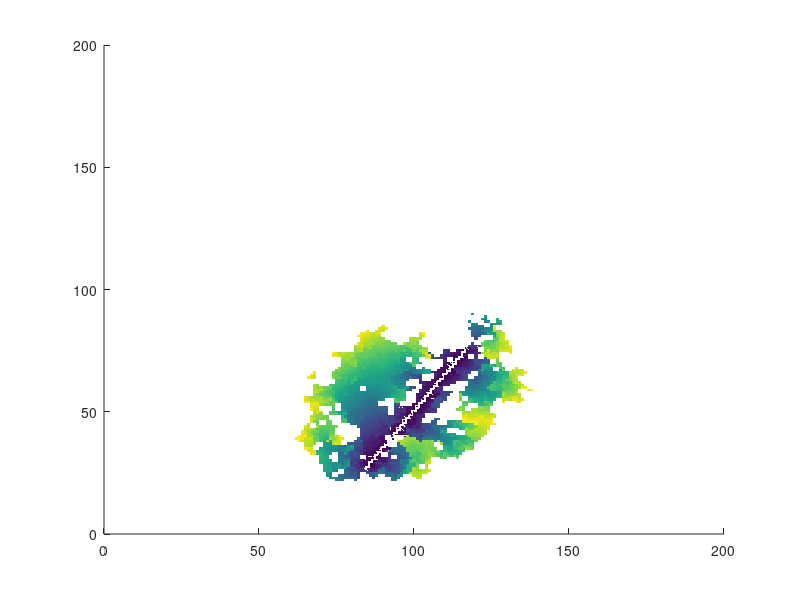

Here is the MATLAB script that generated this plot: (Note: this script raises an error after producing the figure.)
%clear 
%close all

% load first bad example
load('fig_inv_FAT_1152_Uw.mat');

L = 1;
dx = 1; % mesh spacing to move to meters
X = cx(21:180,21:180);
Y = cy(21:180,21:180);

% Truth
figure(1); clf;
surface(dx*(X-0.5)*L,dx*(Y-0.5)*L,True_fat);
view(2);
shading flat;
cmap = buildcmap('kbryw');
colormap(cmap)
axis equal
axis([0 200 0 200])
xlabel('meters','fontsize',20)
ylabel('meters','fontsize',20)
xticks([0 100 200])
yticks([0 100 200])
titleStr = sprintf('Ground Truth');
titl = title(titleStr,'fontsize',20);
set(gca,'clim',[0 900]);
set(gca,'box','on');
set(gca,'fontsize',20)

% learned parameter values
figure(2); clf;
surface(dx*(X-0.5)*L,dx*(Y-0.5)*L,Output_fat);
view(2);
shading flat;
cmap = buildcmap('kbryw');
colormap(cmap)
axis equal
axis([0 200 0 200])
xlabel('meters','fontsize',20)
ylabel('meters','fontsize',20)
xticks([0 100 200])
yticks([0 100 200])
titleStr = sprintf('CNN-FC');
titl = title(titleStr,'fontsize',20);
set(gca,'clim',[0 900]);
set(gca,'box','on');
set(gca,'fontsize',20)

err = True_fat - Output_fat;
s = find(err == err);
rmse2 = sqrt(sum(err(s).^2)/numel(s));
fprintf('RMSE is %4.2f\n',rmse2)

% compute error
err1 = abs(Output_fat - True_fat)./True_fat;
err1 = err1(:);
s = ~isnan(err1);
err1 = err1(s);
err1 = err1(err1~=Inf);
figure(3); clf; 
surface(dx*(X-0.5)*L,dx*(Y-0.5)*L,...
      log10(abs(Output_fat - True_fat)./True_fat));
view(2);
shading flat;
colormap('jet')
axis equal
axis([0 200 0 200])
xlabel('meters','fontsize',20)
ylabel('meters','fontsize',20)
xticks([0 100 200])
yticks([0 100 200])
titleStr = sprintf('Relative Error');
titl = title(titleStr,'fontsize',20);
set(gca,'box','on');
set(gca,'fontsize',20)
colorbar

% load second bad example
load('fig_inv_FAT_480_sk.mat');

% Truth
figure(4); clf;
surface(dx*(X-0.5)*L,dx*(Y-0.5)*L,True_fat);
view(2);
shading flat;
cmap = buildcmap('kbryw');
colormap(cmap)
axis equal
axis([0 200 0 200])
xlabel('meters','fontsize',20)
ylabel('meters','fontsize',20)
xticks([0 100 200])
yticks([0 100 200])
titleStr = sprintf('Ground Truth');
titl = title(titleStr,'fontsize',20);
set(gca,'clim',[0 900]);
set(gca,'box','on');
set(gca,'fontsize',20)

% learned parameter values
figure(5); clf;
surface(dx*(X-0.5)*L,dx*(Y-0.5)*L,Output_fat);
view(2);
shading flat;
cmap = buildcmap('kbryw');
colormap(cmap)
axis equal
axis([0 200 0 200])
xlabel('meters','fontsize',20)
ylabel('meters','fontsize',20)
xticks([0 100 200])
yticks([0 100 200])
titleStr = sprintf('CNN-FC');
titl = title(titleStr,'fontsize',20);
set(gca,'clim',[0 900]);
set(gca,'box','on');
set(gca,'fontsize',20)

% compute error
err = True_fat - Output_fat;
s = find(err == err);
rmse2 = sqrt(sum(err(s).^2)/numel(s));
fprintf('RMSE is %4.2f\n',rmse2)

err2 = abs(Output_fat - True_fat)./True_fat;
err2 = err2(:);
s = ~isnan(err2);
err2 = err2(s);
err2 = err2(err2~=Inf);
figure(6); clf; 
surface(dx*(X-0.5)*L,dx*(Y-0.5)*L,...
      log10(abs(Output_fat - True_fat)./True_fat));
view(2);
shading flat;
colormap('jet')
axis equal
axis([0 200 0 200])
xlabel('meters','fontsize',20)
ylabel('meters','fontsize',20)
xticks([0 100 200])
yticks([0 100 200])
titleStr = sprintf('Relative Error');
titl = title(titleStr,'fontsize',20);
set(gca,'box','on');
set(gca,'fontsize',20)
colorbar

% load third bad example
load('fig_inv_FAT_1148_FO.mat');

% Truth
figure(7); clf;
surface(dx*(X-0.5)*L,dx*(Y-0.5)*L,True_fat);
view(2);
shading flat;
cmap = buildcmap('kbryw');
colormap(cmap)
axis equal
axis([0 200 0 200])
xlabel('meters','fontsize',20)
ylabel('meters','fontsize',20)
xticks([0 100 200])
yticks([0 100 200])
titleStr = sprintf('Ground Truth');
titl = title(titleStr,'fontsize',20);
set(gca,'clim',[0 900]);
set(gca,'box','on');
set(gca,'fontsize',20)

% learned parameter values
figure(8); clf;
surface(dx*(X-0.5)*L,dx*(Y-0.5)*L,Output_fat);
view(2);
shading flat;
cmap = buildcmap('kbryw');
colormap(cmap)
axis equal
axis([0 200 0 200])
xlabel('meters','fontsize',20)
ylabel('meters','fontsize',20)
xticks([0 100 200])
yticks([0 100 200])
titleStr = sprintf('CNN-FC');
titl = title(titleStr,'fontsize',20);
set(gca,'clim',[0 900]);
set(gca,'box','on');
set(gca,'fontsize',20)

% compute error
err = True_fat - Output_fat;
s = find(err == err);
rmse2 = sqrt(sum(err(s).^2)/numel(s));
fprintf('RMSE is %4.2f\n',rmse2)

err3 = abs(Output_fat - True_fat)./True_fat;
err3 = err3(:);
s = ~isnan(err3);
err3 = err3(s);
err3 = err3(err3~=Inf);
figure(9); clf; 
surface(dx*(X-0.5)*L,dx*(Y-0.5)*L,...
      log10(abs(Output_fat - True_fat)./True_fat));
view(2);
shading flat;
colormap('jet')
axis equal
axis([0 200 0 200])
xlabel('meters','fontsize',20)
ylabel('meters','fontsize',20)
xticks([0 100 200])
yticks([0 100 200])
titleStr = sprintf('Relative Error');
titl = title(titleStr,'fontsize',20);
set(gca,'box','on');
set(gca,'fontsize',20)
colorbar

% load fourth bad example
load('fig_inv_FAT_198_prob.mat');

% Truth
figure(10); clf;
surface(dx*(X-0.5)*L,dx*(Y-0.5)*L,True_fat);
view(2);
shading flat;
cmap = buildcmap('kbryw');
colormap(cmap)
axis equal
axis([0 200 0 200])
xlabel('meters','fontsize',20)
ylabel('meters','fontsize',20)
xticks([0 100 200])
yticks([0 100 200])
titleStr = sprintf('Ground Truth');
titl = title(titleStr,'fontsize',20);
set(gca,'clim',[0 900]);
set(gca,'box','on');
set(gca,'fontsize',20)

cb = colorbar('Ticks',0:150:900,'FontSize',12);
xb.FontSize = 16;
cb.Location = 'eastoutside';
lbl = cb.Label;
set(lbl,'string','First Arrival Time (secs)');
set(lbl,'fontsize',16);

% learned parameter values
figure(11); clf;
surface(dx*(X-0.5)*L,dx*(Y-0.5)*L,Output_fat);
view(2);
shading flat;
cmap = buildcmap('kbryw');
colormap(cmap)
axis equal
axis([0 200 0 200])
xlabel('meters','fontsize',20)
ylabel('meters','fontsize',20)
xticks([0 100 200])
yticks([0 100 200])
titleStr = sprintf('CNN-FC');
titl = title(titleStr,'fontsize',20);
set(gca,'clim',[0 900]);
set(gca,'box','on');
set(gca,'fontsize',20)

cb = colorbar('Ticks',0:150:900,'FontSize',12);
xb.FontSize = 16;
cb.Location = 'eastoutside';
lbl = cb.Label;
set(lbl,'string','First Arrival Time (secs)');
set(lbl,'fontsize',16);

% compute error
err = True_fat - Output_fat;
s = find(err == err);
rmse2 = sqrt(sum(err(s).^2)/numel(s));
fprintf('RMSE is %4.2f\n',rmse2)

err4 = abs(Output_fat - True_fat)./True_fat;
err4 = err4(:);
s = ~isnan(err4);
err4 = err4(s);
err4 = err4(err4~=Inf);
figure(12); clf; 
surface(dx*(X-0.5)*L,dx*(Y-0.5)*L,...
      log10(abs(Output_fat - True_fat)./True_fat));
view(2);
shading flat;
colormap('jet')
axis equal
axis([0 200 0 200])
xlabel('meters','fontsize',20)
ylabel('meters','fontsize',20)
xticks([0 100 200])
yticks([0 100 200])
titleStr = sprintf('Relative Error');
titl = title(titleStr,'fontsize',20);
set(gca,'box','on');
set(gca,'fontsize',20)
colorbar
